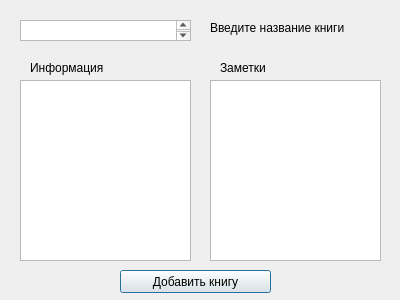
<?xml version="1.0" encoding="UTF-8"?>
<ui version="4.0">
 <class>Dialog</class>
 <widget class="QDialog" name="Dialog">
  <property name="geometry">
   <rect>
    <x>0</x>
    <y>0</y>
    <width>400</width>
    <height>300</height>
   </rect>
  </property>
  <property name="windowTitle">
   <string>Dialog</string>
  </property>
  <widget class="QTextEdit" name="book_name">
   <property name="geometry">
    <rect>
     <x>20</x>
     <y>20</y>
     <width>171</width>
     <height>21</height>
    </rect>
   </property>
  </widget>
  <widget class="QTextEdit" name="info">
   <property name="geometry">
    <rect>
     <x>20</x>
     <y>80</y>
     <width>171</width>
     <height>181</height>
    </rect>
   </property>
  </widget>
  <widget class="QTextEdit" name="notes">
   <property name="geometry">
    <rect>
     <x>210</x>
     <y>80</y>
     <width>171</width>
     <height>181</height>
    </rect>
   </property>
  </widget>
  <widget class="QLabel" name="label">
   <property name="geometry">
    <rect>
     <x>210</x>
     <y>20</y>
     <width>141</width>
     <height>16</height>
    </rect>
   </property>
   <property name="text">
    <string>Введите название книги</string>
   </property>
  </widget>
  <widget class="QLabel" name="label_2">
   <property name="geometry">
    <rect>
     <x>30</x>
     <y>60</y>
     <width>121</width>
     <height>16</height>
    </rect>
   </property>
   <property name="text">
    <string>Информация</string>
   </property>
  </widget>
  <widget class="QLabel" name="label_3">
   <property name="geometry">
    <rect>
     <x>220</x>
     <y>60</y>
     <width>121</width>
     <height>16</height>
    </rect>
   </property>
   <property name="text">
    <string>Заметки</string>
   </property>
  </widget>
  <widget class="QPushButton" name="pushButton">
   <property name="geometry">
    <rect>
     <x>120</x>
     <y>270</y>
     <width>151</width>
     <height>23</height>
    </rect>
   </property>
   <property name="text">
    <string>Добавить книгу</string>
   </property>
  </widget>
 </widget>
 <resources/>
 <connections/>
</ui>
